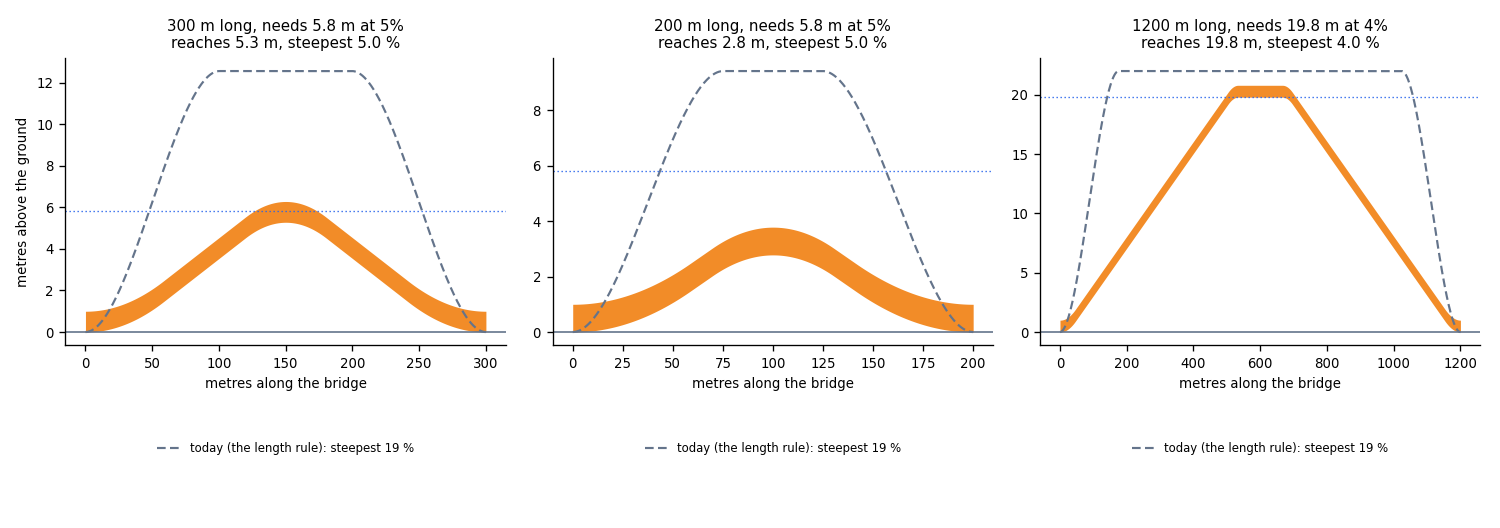

Recreate this plot in Python.
"""The prototype of the design rules for the height of a bridge (docs/design/bridge_height_design.md). It calculates, from road design rules and not from fitted data: the stopping
sight distance and the vertical curve constants K for a design speed, the vertical profile of a bridge (ramps at a design grade, parabolic vertical curves, a flat top) for a height
that the clearance needs, and the length that the clearance needs. It is a prototype in Python, not the engine. Run it again after a change of the rules:

    python docs/img/bridge-height/design_rules.py

The rules (the sources are in the note): L = K x A for a vertical curve (A is the change of grade in percent); K from the stopping sight distance S: crest K = S^2 / 658,
sag K = S^2 / (120 + 3.5 S) (S in metres); S = 0.278 V t + V^2 / (254 (a / 9.81)) on level ground (V in km/h, t = 2.5 s, a = 3.4 m/s^2); the least curve length is 0.6 V metres."""
from pathlib import Path

import matplotlib
import numpy as np

matplotlib.use("Agg")
import matplotlib.pyplot as plt

HERE = Path(__file__).resolve().parent
REACTION_S = 2.5          # perception-reaction time of the AASHTO stopping sight distance
DECEL_MS2 = 3.4           # the deceleration of the AASHTO stopping sight distance


def stopping_sight_distance(v_kmh):
    """S in metres on level ground."""
    return 0.278 * v_kmh * REACTION_S + v_kmh**2 / (254 * (DECEL_MS2 / 9.81))


def k_values(v_kmh):
    """(crest K, sag K) in metres of curve for each percent of change of grade."""
    s = stopping_sight_distance(v_kmh)
    return s**2 / 658, s**2 / (120 + 3.5 * s)


def curve_length(v_kmh, change_percent, crest):
    """The length of a vertical curve for a change of grade of `change_percent`: K x A, and at least 0.6 V."""
    k = k_values(v_kmh)[0 if crest else 1]
    return max(k * change_percent, 0.6 * v_kmh)


def vertical_profile(pvis, curves, step=0.5):
    """The deck height z(x) through the points of vertical intersection `pvis` ([x, z]), with a parabolic vertical curve of `curves[i]` metres at each point. Returns x and z arrays."""
    xs = np.arange(pvis[0][0], pvis[-1][0] + step / 2, step)
    p = np.array(pvis, dtype=float)
    grades = np.diff(p[:, 1]) / np.diff(p[:, 0])
    z = np.empty_like(xs)
    for n, x in enumerate(xs):
        i = int(np.searchsorted(p[:, 0], x, side="right")) - 1          # the segment of x
        i = min(max(i, 0), len(grades) - 1)
        for j in (i, i + 1):                                            # a curve at the start or at the end of the segment can hold x
            if 0 < j < len(p) - 1 and curves[j] > 0 and abs(x - p[j, 0]) <= curves[j] / 2:
                u = x - (p[j, 0] - curves[j] / 2)
                z[n] = p[j, 1] - grades[j - 1] * curves[j] / 2 + grades[j - 1] * u + (grades[j] - grades[j - 1]) / (2 * curves[j]) * u * u
                break
        else:
            z[n] = p[i, 1] + grades[i] * (x - p[i, 0])
    return xs, z


def design_profile(ell, top, grade, v_kmh):
    """The profile of a bridge chain of `ell` metres with its two ends on the ground, with a deck that must reach the height `top`, at the design `grade` (0.05 = 5 %) and the design speed
    `v_kmh`. The ramp rises at `grade` from a sag curve on the ground. If the chain is long enough (2 ramps and one crest curve), the deck stays level at `top` after a crest curve.
    If it is not, the two ramps meet at one crest, and the deck reaches `top` only when the chain is long enough for that crest. Returns x, z, the highest point of the deck, and the lengths of the curves."""
    cf = curve_length(v_kmh, grade * 100, crest=False)                  # the sag curve at the foot of a ramp: the grade goes from 0 to `grade`
    ct = curve_length(v_kmh, grade * 100, crest=True)                   # the crest curve at the top of a ramp: the grade goes from `grade` to 0
    x_top = cf / 2 + top / grade                                        # where the tangent of the ramp reaches `top`
    if ell - 2 * x_top >= ct:                                           # a flat part needs the length of one crest curve, or the two crest curves overlap
        pvis = [(0, 0), (cf / 2, 0), (x_top, top), (ell - x_top, top), (ell - cf / 2, 0), (ell, 0)]
        curves = [0, cf, ct, ct, cf, 0]
    else:
        cm = curve_length(v_kmh, 2 * grade * 100, crest=True)           # one crest: the grade goes from +grade to -grade
        pvis = [(0, 0), (cf / 2, 0), (ell / 2, grade * (ell / 2 - cf / 2)), (ell - cf / 2, 0), (ell, 0)]
        curves = [0, cf, cm, cf, 0]
    xs, z = vertical_profile(pvis, curves)
    return xs, z, float(z.max()), curves


def minimum_length(top, grade, v_kmh):
    """The shortest chain with both ends on the ground that reaches `top` (the two ramps meet at the top, with the crest curve): found by search."""
    lo, hi = 1.0, 20000.0
    for _ in range(60):
        mid = (lo + hi) / 2
        if design_profile(mid, top, grade, v_kmh)[2] >= top - 0.005:
            hi = mid
        else:
            lo = mid
    return hi


def smoothstep_profile(ell, height, ramp_per_metre=8.0, step=0.5):
    """The deck of today's engine for a chain of `ell` metres with both ends on the ground: the formulas of step 5 of the guide, with the crest rounding of the engine."""
    xs = np.arange(0, ell + step / 2, step)
    r = height * ramp_per_metre
    a, b = xs / r, (ell - xs) / r
    cross = ell / 2
    k = float(np.clip(2 * min(cross, ell - cross) / r, 0, 0.4))
    h = np.maximum(k - np.abs(a - b), 0) / k if k > 0 else 0 * a
    t = np.clip(np.minimum(a, b) - h * h * k / 4, 0, 1)
    return xs, height * t * t * (3 - 2 * t)


def main():
    print("| Design speed | Stopping sight distance | K, crest | K, sag | Least curve length |\n|---|---|---|---|---|")
    for v in (30, 40, 50, 60, 70, 80, 100):
        kc, ks = k_values(v)
        print(f"| {v} km/h | {stopping_sight_distance(v):.0f} m | {kc:.1f} | {ks:.1f} | {0.6 * v:.0f} m |")

    print("\n| Height | Grade 4 % | Grade 5 % | Grade 6 % | Grade 8 % |\n|---|---|---|---|---|")
    for h in (5.8, 10, 20):
        print(f"| {h} m | " + " | ".join(f"{h / g:.0f} m" for g in (0.04, 0.05, 0.06, 0.08)) + " |")

    # the example: a bridge over a road. Clearance 5.0 m (16 ft and 6 in for a new surface), span 20 m, depth of the structure span / 25 (at least 0.8 m).
    span, clearance = 20.0, 5.0
    top = clearance + max(0.8, span / 25)
    v, grade = 50, 0.05
    print(f"\nexample: over a road of {span:.0f} m: top {top:.1f} m, design speed {v} km/h, grade {grade:.0%}")
    need = minimum_length(top, grade, v)
    print(f"  the shortest chain that reaches {top:.1f} m at {grade:.0%}: {need:.0f} m")
    fig, axes = plt.subplots(1, 3, figsize=(12.5, 4.4))
    for ax, (ell, height, g) in zip(axes, ((300.0, top, 0.05), (200.0, top, 0.05), (1200.0, 19.8, 0.04)), strict=True):
        xs, z, apex, curves = design_profile(ell, height, g, v)
        ex, ez = smoothstep_profile(ell, 5 + 17 * min(max((ell - 60) / 540, 0), 1))
        slope = np.abs(np.gradient(z, xs)).max() * 100
        today_slope = np.abs(np.gradient(ez, ex)).max() * 100
        ax.fill_between(xs, z, z + 1.0, color="#f28c28", linewidth=0)
        ax.plot(ex, ez, color="#64748b", linewidth=1.3, linestyle=(0, (4, 2)), label=f"today (the length rule): steepest {today_slope:.0f} %")
        ax.axhline(height, color="#2563eb", linewidth=0.8, linestyle=(0, (1, 2)))
        ax.axhline(0, color="#64748b", linewidth=1.0)
        ax.set_title(f"{ell:.0f} m long, needs {height:.1f} m at {g:.0%}\nreaches {apex:.1f} m, steepest {slope:.1f} %", fontsize=9)
        ax.set_xlabel("metres along the bridge", fontsize=8)
        ax.tick_params(labelsize=8)
        ax.spines[["top", "right"]].set_visible(False)
        ax.legend(fontsize=7, loc="lower center", bbox_to_anchor=(0.5, -0.42), frameon=False)
        print(f"  {ell:.0f} m (needs {height:.1f} m, grade {g:.0%}): the deck reaches {apex:.2f} m, steepest {slope:.2f} %, curves {[round(c) for c in curves]}; today's engine: {today_slope:.1f} %")
    axes[0].set_ylabel("metres above the ground", fontsize=8)
    fig.tight_layout()
    fig.savefig(HERE / "design_rules.png", dpi=120)


if __name__ == "__main__":
    main()
